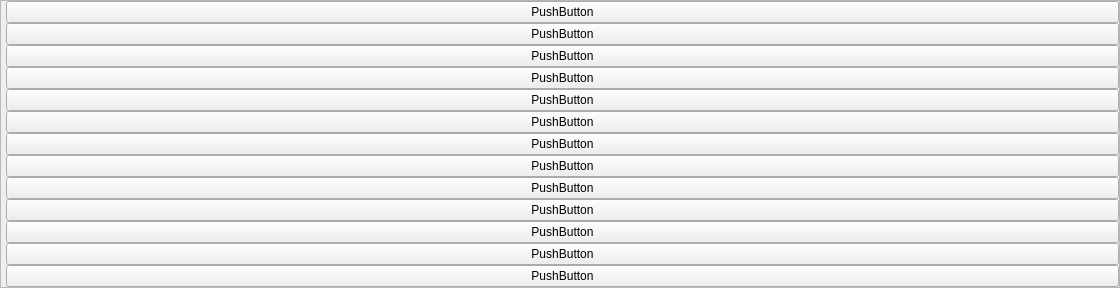
                      <widget class="QFrame" name="frame_10">
                       <property name="minimumSize">
                        <size>
                         <width>1120</width>
                         <height>0</height>
                        </size>
                       </property>
                       <property name="maximumSize">
                        <size>
                         <width>1400</width>
                         <height>400</height>
                        </size>
                       </property>
                       <property name="frameShape">
                        <enum>QFrame::StyledPanel</enum>
                       </property>
                       <property name="frameShadow">
                        <enum>QFrame::Raised</enum>
                       </property>
                       <layout class="QVBoxLayout" name="verticalLayout_14">
                        <property name="spacing">
                         <number>0</number>
                        </property>
                        <property name="leftMargin">
                         <number>5</number>
                        </property>
                        <property name="topMargin">
                         <number>0</number>
                        </property>
                        <property name="rightMargin">
                         <number>0</number>
                        </property>
                        <property name="bottomMargin">
                         <number>0</number>
                        </property>
                        <item>
                         <widget class="QPushButton" name="SP_1">
                          <property name="cursor">
                           <cursorShape>PointingHandCursor</cursorShape>
                          </property>
                          <property name="text">
                           <string>PushButton</string>
                          </property>
                         </widget>
                        </item>
                        <item>
                         <widget class="QPushButton" name="SP_2">
                          <property name="cursor">
                           <cursorShape>PointingHandCursor</cursorShape>
                          </property>
                          <property name="text">
                           <string>PushButton</string>
                          </property>
                         </widget>
                        </item>
                        <item>
                         <widget class="QPushButton" name="SP_3">
                          <property name="cursor">
                           <cursorShape>PointingHandCursor</cursorShape>
                          </property>
                          <property name="text">
                           <string>PushButton</string>
                          </property>
                         </widget>
                        </item>
                        <item>
                         <widget class="QPushButton" name="SP_4">
                          <property name="cursor">
                           <cursorShape>PointingHandCursor</cursorShape>
                          </property>
                          <property name="text">
                           <string>PushButton</string>
                          </property>
                         </widget>
                        </item>
                        <item>
                         <widget class="QPushButton" name="SP_5">
                          <property name="cursor">
                           <cursorShape>PointingHandCursor</cursorShape>
                          </property>
                          <property name="text">
                           <string>PushButton</string>
                          </property>
                         </widget>
                        </item>
                        <item>
                         <widget class="QPushButton" name="SP_6">
                          <property name="cursor">
                           <cursorShape>PointingHandCursor</cursorShape>
                          </property>
                          <property name="text">
                           <string>PushButton</string>
                          </property>
                         </widget>
                        </item>
                        <item>
                         <widget class="QPushButton" name="SP_7">
                          <property name="cursor">
                           <cursorShape>PointingHandCursor</cursorShape>
                          </property>
                          <property name="text">
                           <string>PushButton</string>
                          </property>
                         </widget>
                        </item>
                        <item>
                         <widget class="QPushButton" name="SP_8">
                          <property name="cursor">
                           <cursorShape>PointingHandCursor</cursorShape>
                          </property>
                          <property name="text">
                           <string>PushButton</string>
                          </property>
                         </widget>
                        </item>
                        <item>
                         <widget class="QPushButton" name="SP_9">
                          <property name="cursor">
                           <cursorShape>PointingHandCursor</cursorShape>
                          </property>
                          <property name="text">
                           <string>PushButton</string>
                          </property>
                         </widget>
                        </item>
                        <item>
                         <widget class="QPushButton" name="SP_10">
                          <property name="cursor">
                           <cursorShape>PointingHandCursor</cursorShape>
                          </property>
                          <property name="text">
                           <string>PushButton</string>
                          </property>
                         </widget>
                        </item>
                        <item>
                         <widget class="QPushButton" name="SP_11">
                          <property name="cursor">
                           <cursorShape>PointingHandCursor</cursorShape>
                          </property>
                          <property name="text">
                           <string>PushButton</string>
                          </property>
                         </widget>
                        </item>
                        <item>
                         <widget class="QPushButton" name="SP_12">
                          <property name="cursor">
                           <cursorShape>PointingHandCursor</cursorShape>
                          </property>
                          <property name="text">
                           <string>PushButton</string>
                          </property>
                         </widget>
                        </item>
                        <item>
                         <widget class="QPushButton" name="SP_13">
                          <property name="cursor">
                           <cursorShape>PointingHandCursor</cursorShape>
                          </property>
                          <property name="text">
                           <string>PushButton</string>
                          </property>
                         </widget>
                        </item>
                       </layout>
                      </widget>
